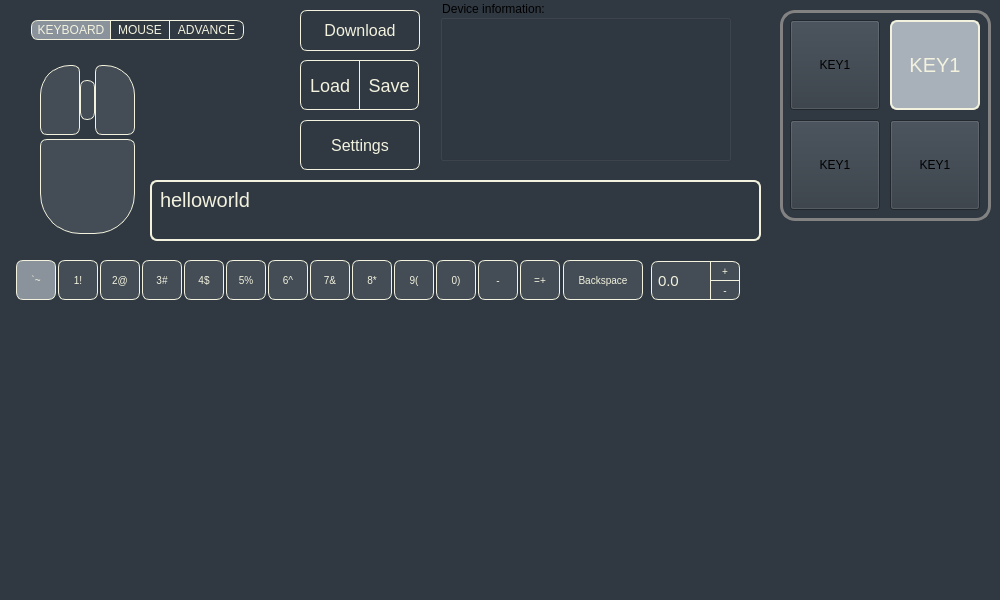
<?xml version="1.0" encoding="UTF-8"?>
<ui version="4.0">
 <class>ConfigWindow</class>
 <widget class="QMainWindow" name="ConfigWindow">
  <property name="geometry">
   <rect>
    <x>0</x>
    <y>0</y>
    <width>1000</width>
    <height>600</height>
   </rect>
  </property>
  <property name="minimumSize">
   <size>
    <width>1000</width>
    <height>600</height>
   </size>
  </property>
  <property name="maximumSize">
   <size>
    <width>1000</width>
    <height>600</height>
   </size>
  </property>
  <property name="windowTitle">
   <string>MainWindow</string>
  </property>
  <property name="styleSheet">
   <string notr="true">background-color:rgb(48, 56, 65);</string>
  </property>
  <widget class="QWidget" name="centralwidget">
   <widget class="QGroupBox" name="groupBox">
    <property name="geometry">
     <rect>
      <x>440</x>
      <y>0</y>
      <width>291</width>
      <height>161</height>
     </rect>
    </property>
    <property name="title">
     <string>Device information:</string>
    </property>
   </widget>
   <widget class="QLabel" name="label">
    <property name="geometry">
     <rect>
      <x>780</x>
      <y>10</y>
      <width>211</width>
      <height>211</height>
     </rect>
    </property>
    <property name="styleSheet">
     <string notr="true">border-radius:15px;
border:3px solid rgb(130, 130, 130);
padding:2px 4px;
font: 9pt &quot;Microsoft YaHei UI&quot;;
font-size:20px;
color:rgb(242, 242, 222);</string>
    </property>
    <property name="text">
     <string/>
    </property>
   </widget>
   <widget class="QPushButton" name="pushButton_5">
    <property name="geometry">
     <rect>
      <x>16</x>
      <y>260</y>
      <width>40</width>
      <height>40</height>
     </rect>
    </property>
    <property name="minimumSize">
     <size>
      <width>40</width>
      <height>40</height>
     </size>
    </property>
    <property name="maximumSize">
     <size>
      <width>40</width>
      <height>40</height>
     </size>
    </property>
    <property name="layoutDirection">
     <enum>Qt::LeftToRight</enum>
    </property>
    <property name="styleSheet">
     <string notr="true">QPushButton{background-color:rgb(138, 146, 155);border:1px solid rgb(242, 242, 222);border-radius:7px;padding:2px 4px;font: 9pt &quot;Microsoft YaHei UI&quot;;font-size:10px;color:rgb(242, 242, 222);}QPushButton:hover{background-color:rgb(168, 176, 185);}QPushButton:pressed{background-color:rgb(18, 26, 35);color:rgb(202, 202,182);}</string>
    </property>
    <property name="text">
     <string>`~</string>
    </property>
   </widget>
   <widget class="QPushButton" name="pushButton_2">
    <property name="geometry">
     <rect>
      <x>890</x>
      <y>20</y>
      <width>90</width>
      <height>90</height>
     </rect>
    </property>
    <property name="minimumSize">
     <size>
      <width>90</width>
      <height>90</height>
     </size>
    </property>
    <property name="maximumSize">
     <size>
      <width>90</width>
      <height>90</height>
     </size>
    </property>
    <property name="layoutDirection">
     <enum>Qt::LeftToRight</enum>
    </property>
    <property name="styleSheet">
     <string notr="true">QPushButton{background-color:rgb(168, 176, 185);border:2px solid rgb(242, 242, 222);border-radius:7px;padding:2px 4px;font: 9pt &quot;Microsoft YaHei UI&quot;;font-size:20px;color:rgb(242, 242, 222);}QPushButton:hover{background-color:qlineargradient(spread:pad, x1:0, y1:0, x2:1, y2:0, stop:0 rgba(15, 172, 252,255), stop:1 rgba(22, 190, 235,255));}QPushButton:pressed{background-color:qlineargradient(spread:pad, x1:0, y1:0, x2:1, y2:0, stop:0 rgba(0, 160, 205,125), stop:1 rgba(0, 142, 222,125));color:rgb(202, 202,182);}</string>
    </property>
    <property name="text">
     <string>KEY1</string>
    </property>
   </widget>
   <widget class="QPushButton" name="pushButton">
    <property name="geometry">
     <rect>
      <x>890</x>
      <y>120</y>
      <width>90</width>
      <height>90</height>
     </rect>
    </property>
    <property name="minimumSize">
     <size>
      <width>90</width>
      <height>90</height>
     </size>
    </property>
    <property name="maximumSize">
     <size>
      <width>90</width>
      <height>90</height>
     </size>
    </property>
    <property name="layoutDirection">
     <enum>Qt::LeftToRight</enum>
    </property>
    <property name="styleSheet">
     <string notr="true">QPushButton{border:2px solid rgb(242, 242, 222);border-radius:7px;padding:2px 4px;font: 9pt &quot;Microsoft YaHei UI&quot;;font-size:20px;color:rgb(242, 242, 222);}QPushButton:hover{background-color:qlineargradient(spread:pad, x1:0, y1:0, x2:1, y2:0, stop:0 rgba(15, 172, 252,255), stop:1 rgba(22, 190, 235,255));}QPushButton:pressed{background-color:qlineargradient(spread:pad, x1:0, y1:0, x2:1, y2:0, stop:0 rgba(0, 160, 205,125), stop:1 rgba(0, 142, 222,125));color:rgb(202, 202,182);}\n\n</string>
    </property>
    <property name="text">
     <string>KEY1</string>
    </property>
   </widget>
   <widget class="QPushButton" name="pushButton_4">
    <property name="geometry">
     <rect>
      <x>790</x>
      <y>20</y>
      <width>90</width>
      <height>90</height>
     </rect>
    </property>
    <property name="minimumSize">
     <size>
      <width>90</width>
      <height>90</height>
     </size>
    </property>
    <property name="maximumSize">
     <size>
      <width>90</width>
      <height>90</height>
     </size>
    </property>
    <property name="cursor">
     <cursorShape>PointingHandCursor</cursorShape>
    </property>
    <property name="layoutDirection">
     <enum>Qt::LeftToRight</enum>
    </property>
    <property name="styleSheet">
     <string notr="true">QPushButton{border:2px solid rgb(242, 242, 222);border-radius:7px;padding:2px 4px;font: 9pt &quot;Microsoft YaHei UI&quot;;font-size:20px;color:rgb(242, 242, 222);}QPushButton:hover{background-color:qlineargradient(spread:pad, x1:0, y1:0, x2:1, y2:0, stop:0 rgba(15, 172, 252,255), stop:1 rgba(22, 190, 235,255));}QPushButton:pressed{background-color:qlineargradient(spread:pad, x1:0, y1:0, x2:1, y2:0, stop:0 rgba(0, 160, 205,125), stop:1 rgba(0, 142, 222,125));color:rgb(202, 202,182);}\n\n</string>
    </property>
    <property name="text">
     <string>KEY1</string>
    </property>
   </widget>
   <widget class="QPushButton" name="pushButton_3">
    <property name="geometry">
     <rect>
      <x>790</x>
      <y>120</y>
      <width>90</width>
      <height>90</height>
     </rect>
    </property>
    <property name="minimumSize">
     <size>
      <width>90</width>
      <height>90</height>
     </size>
    </property>
    <property name="maximumSize">
     <size>
      <width>90</width>
      <height>90</height>
     </size>
    </property>
    <property name="layoutDirection">
     <enum>Qt::LeftToRight</enum>
    </property>
    <property name="styleSheet">
     <string notr="true">QPushButton{border:2px solid rgb(242, 242, 222);border-radius:7px;padding:2px 4px;font: 9pt &quot;Microsoft YaHei UI&quot;;font-size:20px;color:rgb(242, 242, 222);}QPushButton:hover{background-color:qlineargradient(spread:pad, x1:0, y1:0, x2:1, y2:0, stop:0 rgba(15, 172, 252,255), stop:1 rgba(22, 190, 235,255));}QPushButton:pressed{background-color:qlineargradient(spread:pad, x1:0, y1:0, x2:1, y2:0, stop:0 rgba(0, 160, 205,125), stop:1 rgba(0, 142, 222,125));color:rgb(202, 202,182);}\n\n</string>
    </property>
    <property name="text">
     <string>KEY1</string>
    </property>
   </widget>
   <widget class="QPushButton" name="pushButton_6">
    <property name="geometry">
     <rect>
      <x>142</x>
      <y>260</y>
      <width>40</width>
      <height>40</height>
     </rect>
    </property>
    <property name="minimumSize">
     <size>
      <width>40</width>
      <height>40</height>
     </size>
    </property>
    <property name="maximumSize">
     <size>
      <width>40</width>
      <height>40</height>
     </size>
    </property>
    <property name="layoutDirection">
     <enum>Qt::LeftToRight</enum>
    </property>
    <property name="styleSheet">
     <string notr="true">QPushButton{background-color:rgb(68, 76, 85);border:1px solid rgb(242, 242, 222);border-radius:7px;padding:2px 4px;font: 9pt &quot;Microsoft YaHei UI&quot;;font-size:10px;color:rgb(242, 242, 222);}QPushButton:hover{background-color:rgb(168, 176, 185);}QPushButton:pressed{background-color:rgb(18, 26, 35);color:rgb(202, 202,182);}</string>
    </property>
    <property name="text">
     <string>3#</string>
    </property>
   </widget>
   <widget class="QPushButton" name="pushButton_7">
    <property name="geometry">
     <rect>
      <x>100</x>
      <y>260</y>
      <width>40</width>
      <height>40</height>
     </rect>
    </property>
    <property name="minimumSize">
     <size>
      <width>40</width>
      <height>40</height>
     </size>
    </property>
    <property name="maximumSize">
     <size>
      <width>40</width>
      <height>40</height>
     </size>
    </property>
    <property name="layoutDirection">
     <enum>Qt::LeftToRight</enum>
    </property>
    <property name="styleSheet">
     <string notr="true">QPushButton{background-color:rgb(68, 76, 85);border:1px solid rgb(242, 242, 222);border-radius:7px;padding:2px 4px;font: 9pt &quot;Microsoft YaHei UI&quot;;font-size:10px;color:rgb(242, 242, 222);}QPushButton:hover{background-color:rgb(168, 176, 185);}QPushButton:pressed{background-color:rgb(18, 26, 35);color:rgb(202, 202,182);}</string>
    </property>
    <property name="text">
     <string>2@</string>
    </property>
   </widget>
   <widget class="QPushButton" name="pushButton_8">
    <property name="geometry">
     <rect>
      <x>58</x>
      <y>260</y>
      <width>40</width>
      <height>40</height>
     </rect>
    </property>
    <property name="minimumSize">
     <size>
      <width>40</width>
      <height>40</height>
     </size>
    </property>
    <property name="maximumSize">
     <size>
      <width>40</width>
      <height>40</height>
     </size>
    </property>
    <property name="layoutDirection">
     <enum>Qt::LeftToRight</enum>
    </property>
    <property name="styleSheet">
     <string notr="true">QPushButton{background-color:rgb(68, 76, 85);border:1px solid rgb(242, 242, 222);border-radius:7px;padding:2px 4px;font: 9pt &quot;Microsoft YaHei UI&quot;;font-size:10px;color:rgb(242, 242, 222);}QPushButton:hover{background-color:rgb(168, 176, 185);}QPushButton:pressed{background-color:rgb(18, 26, 35);color:rgb(202, 202,182);}</string>
    </property>
    <property name="text">
     <string>1!</string>
    </property>
   </widget>
   <widget class="QPushButton" name="pushButton_9">
    <property name="geometry">
     <rect>
      <x>184</x>
      <y>260</y>
      <width>40</width>
      <height>40</height>
     </rect>
    </property>
    <property name="minimumSize">
     <size>
      <width>40</width>
      <height>40</height>
     </size>
    </property>
    <property name="maximumSize">
     <size>
      <width>40</width>
      <height>40</height>
     </size>
    </property>
    <property name="layoutDirection">
     <enum>Qt::LeftToRight</enum>
    </property>
    <property name="styleSheet">
     <string notr="true">QPushButton{background-color:rgb(68, 76, 85);border:1px solid rgb(242, 242, 222);border-radius:7px;padding:2px 4px;font: 9pt &quot;Microsoft YaHei UI&quot;;font-size:10px;color:rgb(242, 242, 222);}QPushButton:hover{background-color:rgb(168, 176, 185);}QPushButton:pressed{background-color:rgb(18, 26, 35);color:rgb(202, 202,182);}</string>
    </property>
    <property name="text">
     <string>4$</string>
    </property>
   </widget>
   <widget class="QPushButton" name="pushButton_10">
    <property name="geometry">
     <rect>
      <x>310</x>
      <y>260</y>
      <width>40</width>
      <height>40</height>
     </rect>
    </property>
    <property name="minimumSize">
     <size>
      <width>40</width>
      <height>40</height>
     </size>
    </property>
    <property name="maximumSize">
     <size>
      <width>40</width>
      <height>40</height>
     </size>
    </property>
    <property name="layoutDirection">
     <enum>Qt::LeftToRight</enum>
    </property>
    <property name="styleSheet">
     <string notr="true">QPushButton{background-color:rgb(68, 76, 85);border:1px solid rgb(242, 242, 222);border-radius:7px;padding:2px 4px;font: 9pt &quot;Microsoft YaHei UI&quot;;font-size:10px;color:rgb(242, 242, 222);}QPushButton:hover{background-color:rgb(168, 176, 185);}QPushButton:pressed{background-color:rgb(18, 26, 35);color:rgb(202, 202,182);}</string>
    </property>
    <property name="text">
     <string>7&amp;&amp;</string>
    </property>
   </widget>
   <widget class="QPushButton" name="pushButton_11">
    <property name="geometry">
     <rect>
      <x>268</x>
      <y>260</y>
      <width>40</width>
      <height>40</height>
     </rect>
    </property>
    <property name="minimumSize">
     <size>
      <width>40</width>
      <height>40</height>
     </size>
    </property>
    <property name="maximumSize">
     <size>
      <width>40</width>
      <height>40</height>
     </size>
    </property>
    <property name="layoutDirection">
     <enum>Qt::LeftToRight</enum>
    </property>
    <property name="styleSheet">
     <string notr="true">QPushButton{background-color:rgb(68, 76, 85);border:1px solid rgb(242, 242, 222);border-radius:7px;padding:2px 4px;font: 9pt &quot;Microsoft YaHei UI&quot;;font-size:10px;color:rgb(242, 242, 222);}QPushButton:hover{background-color:rgb(168, 176, 185);}QPushButton:pressed{background-color:rgb(18, 26, 35);color:rgb(202, 202,182);}</string>
    </property>
    <property name="text">
     <string>6^</string>
    </property>
   </widget>
   <widget class="QPushButton" name="pushButton_12">
    <property name="geometry">
     <rect>
      <x>226</x>
      <y>260</y>
      <width>40</width>
      <height>40</height>
     </rect>
    </property>
    <property name="minimumSize">
     <size>
      <width>40</width>
      <height>40</height>
     </size>
    </property>
    <property name="maximumSize">
     <size>
      <width>40</width>
      <height>40</height>
     </size>
    </property>
    <property name="layoutDirection">
     <enum>Qt::LeftToRight</enum>
    </property>
    <property name="styleSheet">
     <string notr="true">QPushButton{background-color:rgb(68, 76, 85);border:1px solid rgb(242, 242, 222);border-radius:7px;padding:2px 4px;font: 9pt &quot;Microsoft YaHei UI&quot;;font-size:10px;color:rgb(242, 242, 222);}QPushButton:hover{background-color:rgb(168, 176, 185);}QPushButton:pressed{background-color:rgb(18, 26, 35);color:rgb(202, 202,182);}</string>
    </property>
    <property name="text">
     <string>5%</string>
    </property>
   </widget>
   <widget class="QPushButton" name="pushButton_13">
    <property name="geometry">
     <rect>
      <x>352</x>
      <y>260</y>
      <width>40</width>
      <height>40</height>
     </rect>
    </property>
    <property name="minimumSize">
     <size>
      <width>40</width>
      <height>40</height>
     </size>
    </property>
    <property name="maximumSize">
     <size>
      <width>40</width>
      <height>40</height>
     </size>
    </property>
    <property name="layoutDirection">
     <enum>Qt::LeftToRight</enum>
    </property>
    <property name="styleSheet">
     <string notr="true">QPushButton{background-color:rgb(68, 76, 85);border:1px solid rgb(242, 242, 222);border-radius:7px;padding:2px 4px;font: 9pt &quot;Microsoft YaHei UI&quot;;font-size:10px;color:rgb(242, 242, 222);}QPushButton:hover{background-color:rgb(168, 176, 185);}QPushButton:pressed{background-color:rgb(18, 26, 35);color:rgb(202, 202,182);}</string>
    </property>
    <property name="text">
     <string>8*</string>
    </property>
   </widget>
   <widget class="QPushButton" name="pushButton_14">
    <property name="geometry">
     <rect>
      <x>394</x>
      <y>260</y>
      <width>40</width>
      <height>40</height>
     </rect>
    </property>
    <property name="minimumSize">
     <size>
      <width>40</width>
      <height>40</height>
     </size>
    </property>
    <property name="maximumSize">
     <size>
      <width>40</width>
      <height>40</height>
     </size>
    </property>
    <property name="layoutDirection">
     <enum>Qt::LeftToRight</enum>
    </property>
    <property name="styleSheet">
     <string notr="true">QPushButton{background-color:rgb(68, 76, 85);border:1px solid rgb(242, 242, 222);border-radius:7px;padding:2px 4px;font: 9pt &quot;Microsoft YaHei UI&quot;;font-size:10px;color:rgb(242, 242, 222);}QPushButton:hover{background-color:rgb(168, 176, 185);}QPushButton:pressed{background-color:rgb(18, 26, 35);color:rgb(202, 202,182);}</string>
    </property>
    <property name="text">
     <string>9(</string>
    </property>
   </widget>
   <widget class="QPushButton" name="pushButton_15">
    <property name="geometry">
     <rect>
      <x>436</x>
      <y>260</y>
      <width>40</width>
      <height>40</height>
     </rect>
    </property>
    <property name="minimumSize">
     <size>
      <width>40</width>
      <height>40</height>
     </size>
    </property>
    <property name="maximumSize">
     <size>
      <width>40</width>
      <height>40</height>
     </size>
    </property>
    <property name="layoutDirection">
     <enum>Qt::LeftToRight</enum>
    </property>
    <property name="styleSheet">
     <string notr="true">QPushButton{background-color:rgb(68, 76, 85);border:1px solid rgb(242, 242, 222);border-radius:7px;padding:2px 4px;font: 9pt &quot;Microsoft YaHei UI&quot;;font-size:10px;color:rgb(242, 242, 222);}QPushButton:hover{background-color:rgb(168, 176, 185);}QPushButton:pressed{background-color:rgb(18, 26, 35);color:rgb(202, 202,182);}</string>
    </property>
    <property name="text">
     <string>0)</string>
    </property>
   </widget>
   <widget class="QPushButton" name="pushButton_17">
    <property name="geometry">
     <rect>
      <x>563</x>
      <y>260</y>
      <width>80</width>
      <height>40</height>
     </rect>
    </property>
    <property name="minimumSize">
     <size>
      <width>80</width>
      <height>40</height>
     </size>
    </property>
    <property name="maximumSize">
     <size>
      <width>40</width>
      <height>40</height>
     </size>
    </property>
    <property name="layoutDirection">
     <enum>Qt::LeftToRight</enum>
    </property>
    <property name="styleSheet">
     <string notr="true">QPushButton{background-color:rgb(68, 76, 85);border:1px solid rgb(242, 242, 222);border-radius:7px;padding:2px 4px;font: 9pt &quot;Microsoft YaHei UI&quot;;font-size:10px;color:rgb(242, 242, 222);}QPushButton:hover{background-color:rgb(168, 176, 185);}QPushButton:pressed{background-color:rgb(18, 26, 35);color:rgb(202, 202,182);}</string>
    </property>
    <property name="text">
     <string>Backspace</string>
    </property>
   </widget>
   <widget class="QPushButton" name="pushButton_18">
    <property name="geometry">
     <rect>
      <x>478</x>
      <y>260</y>
      <width>40</width>
      <height>40</height>
     </rect>
    </property>
    <property name="minimumSize">
     <size>
      <width>40</width>
      <height>40</height>
     </size>
    </property>
    <property name="maximumSize">
     <size>
      <width>40</width>
      <height>40</height>
     </size>
    </property>
    <property name="layoutDirection">
     <enum>Qt::LeftToRight</enum>
    </property>
    <property name="styleSheet">
     <string notr="true">QPushButton{background-color:rgb(68, 76, 85);border:1px solid rgb(242, 242, 222);border-radius:7px;padding:2px 4px;font: 9pt &quot;Microsoft YaHei UI&quot;;font-size:10px;color:rgb(242, 242, 222);}QPushButton:hover{background-color:rgb(168, 176, 185);}QPushButton:pressed{background-color:rgb(18, 26, 35);color:rgb(202, 202,182);}</string>
    </property>
    <property name="text">
     <string>-</string>
    </property>
   </widget>
   <widget class="QPushButton" name="pushButton_16">
    <property name="geometry">
     <rect>
      <x>520</x>
      <y>260</y>
      <width>40</width>
      <height>40</height>
     </rect>
    </property>
    <property name="minimumSize">
     <size>
      <width>40</width>
      <height>40</height>
     </size>
    </property>
    <property name="maximumSize">
     <size>
      <width>40</width>
      <height>40</height>
     </size>
    </property>
    <property name="layoutDirection">
     <enum>Qt::LeftToRight</enum>
    </property>
    <property name="styleSheet">
     <string notr="true">QPushButton{background-color:rgb(68, 76, 85);border:1px solid rgb(242, 242, 222);border-radius:7px;padding:2px 4px;font: 9pt &quot;Microsoft YaHei UI&quot;;font-size:10px;color:rgb(242, 242, 222);}QPushButton:hover{background-color:rgb(168, 176, 185);}QPushButton:pressed{background-color:rgb(18, 26, 35);color:rgb(202, 202,182);}</string>
    </property>
    <property name="text">
     <string>=+</string>
    </property>
   </widget>
   <widget class="QPushButton" name="searchdevice_btn_2">
    <property name="geometry">
     <rect>
      <x>359</x>
      <y>60</y>
      <width>60</width>
      <height>50</height>
     </rect>
    </property>
    <property name="sizePolicy">
     <sizepolicy hsizetype="Minimum" vsizetype="Fixed">
      <horstretch>0</horstretch>
      <verstretch>0</verstretch>
     </sizepolicy>
    </property>
    <property name="minimumSize">
     <size>
      <width>60</width>
      <height>50</height>
     </size>
    </property>
    <property name="maximumSize">
     <size>
      <width>60</width>
      <height>50</height>
     </size>
    </property>
    <property name="cursor">
     <cursorShape>PointingHandCursor</cursorShape>
    </property>
    <property name="styleSheet">
     <string notr="true">QPushButton{background-color:qlineargradient(spread:pad, x1:0, y1:0, x2:1, y2:0, stop:0 rgba(0, 0, 0,0), stop:1 rgba(0, 0, 0,0));border:1px solid rgb(242, 242, 222);border-top-right-radius:7px;border-bottom-right-radius:7px;padding:2px 4px;font: 5pt &quot;Microsoft YaHei UI&quot;;font-size:18px;color:rgb(242, 242, 222);}QPushButton:hover{background-color:qlineargradient(spread:pad, x1:0, y1:0, x2:1, y2:0, stop:0 rgb(0, 255, 157), stop:1 rgb(4, 204, 144));}QPushButton:pressed{background-color:qlineargradient(spread:pad, x1:0, y1:0, x2:1, y2:0, stop:0 rgb(0, 155, 57), stop:1 rgb(0, 104, 44));color:rgb(202, 202,182);}

</string>
    </property>
    <property name="text">
     <string>Save</string>
    </property>
   </widget>
   <widget class="QPushButton" name="searchdevice_btn_3">
    <property name="geometry">
     <rect>
      <x>300</x>
      <y>60</y>
      <width>60</width>
      <height>50</height>
     </rect>
    </property>
    <property name="sizePolicy">
     <sizepolicy hsizetype="Minimum" vsizetype="Fixed">
      <horstretch>0</horstretch>
      <verstretch>0</verstretch>
     </sizepolicy>
    </property>
    <property name="minimumSize">
     <size>
      <width>60</width>
      <height>50</height>
     </size>
    </property>
    <property name="maximumSize">
     <size>
      <width>60</width>
      <height>50</height>
     </size>
    </property>
    <property name="cursor">
     <cursorShape>PointingHandCursor</cursorShape>
    </property>
    <property name="styleSheet">
     <string notr="true">QPushButton{background-color:qlineargradient(spread:pad, x1:0, y1:0, x2:1, y2:0, stop:0 rgba(188, 181, 0,0), stop:1 rgba(205, 135, 0,0));border:1px solid rgb(242, 242, 222);border-top-left-radius:7px;border-bottom-left-radius:7px;padding:2px 4px;font: 9pt &quot;Microsoft YaHei UI&quot;;font-size:18px;color:rgb(242, 242, 222);}QPushButton:hover{background-color:qlineargradient(spread:pad, x1:0, y1:0, x2:1, y2:0, stop:0 rgb(238, 231, 11), stop:1 rgb(255, 185, 7));}QPushButton:pressed{background-color:qlineargradient(spread:pad, x1:0, y1:0, x2:1, y2:0, stop:0 rgb(138, 131, 0), stop:1 rgb(155, 85, 0));color:rgb(202, 202,182);}

</string>
    </property>
    <property name="text">
     <string>Load</string>
    </property>
   </widget>
   <widget class="QPushButton" name="searchdevice_btn">
    <property name="geometry">
     <rect>
      <x>300</x>
      <y>10</y>
      <width>120</width>
      <height>41</height>
     </rect>
    </property>
    <property name="sizePolicy">
     <sizepolicy hsizetype="Minimum" vsizetype="Fixed">
      <horstretch>120</horstretch>
      <verstretch>50</verstretch>
     </sizepolicy>
    </property>
    <property name="maximumSize">
     <size>
      <width>120</width>
      <height>50</height>
     </size>
    </property>
    <property name="cursor">
     <cursorShape>PointingHandCursor</cursorShape>
    </property>
    <property name="styleSheet">
     <string notr="true">QPushButton{background-color:qlineargradient(spread:pad, x1:0, y1:0, x2:1, y2:0, stop:0 rgba(188, 181, 0,0), stop:1 rgba(205, 135, 0,0));border:1px solid rgb(242, 242, 222);border-radius:7px;padding:2px 4px;font: 9pt &quot;Microsoft YaHei UI&quot;;font-size:16px;color:rgb(242, 242, 222);}QPushButton:hover{background-color:qlineargradient(spread:pad, x1:0, y1:0, x2:1, y2:0, stop:0 rgb(238, 231, 11), stop:1 rgb(255, 185, 7));}QPushButton:pressed{background-color:qlineargradient(spread:pad, x1:0, y1:0, x2:1, y2:0, stop:0 rgb(138, 131, 0), stop:1 rgb(155, 85, 0));color:rgb(202, 202,182);}

</string>
    </property>
    <property name="text">
     <string>Download</string>
    </property>
   </widget>
   <widget class="QPushButton" name="searchdevice_btn_4">
    <property name="geometry">
     <rect>
      <x>300</x>
      <y>120</y>
      <width>120</width>
      <height>50</height>
     </rect>
    </property>
    <property name="minimumSize">
     <size>
      <width>120</width>
      <height>50</height>
     </size>
    </property>
    <property name="maximumSize">
     <size>
      <width>120</width>
      <height>50</height>
     </size>
    </property>
    <property name="cursor">
     <cursorShape>PointingHandCursor</cursorShape>
    </property>
    <property name="styleSheet">
     <string notr="true">QPushButton{background-color:qlineargradient(spread:pad, x1:0, y1:0, x2:1, y2:0, stop:0 rgba(188, 181, 0,0), stop:1 rgba(205, 135, 0,0));border:1px solid rgb(242, 242, 222);border-radius:7px;padding:2px 4px;font: 9pt &quot;Microsoft YaHei UI&quot;;font-size:16px;color:rgb(242, 242, 222);}QPushButton:hover{background-color:qlineargradient(spread:pad, x1:0, y1:0, x2:1, y2:0, stop:0 rgba(15, 172, 252,255), stop:1 rgba(22, 190, 235,255));}QPushButton:pressed{background-color:qlineargradient(spread:pad, x1:0, y1:0, x2:1, y2:0, stop:0 rgba(0, 160, 205,125), stop:1 rgba(0, 142, 222,125));color:rgb(202, 202,182);}

</string>
    </property>
    <property name="text">
     <string>Settings</string>
    </property>
   </widget>
   <widget class="QPushButton" name="searchdevice_btn_6">
    <property name="geometry">
     <rect>
      <x>31</x>
      <y>20</y>
      <width>80</width>
      <height>20</height>
     </rect>
    </property>
    <property name="sizePolicy">
     <sizepolicy hsizetype="Minimum" vsizetype="Fixed">
      <horstretch>0</horstretch>
      <verstretch>0</verstretch>
     </sizepolicy>
    </property>
    <property name="minimumSize">
     <size>
      <width>80</width>
      <height>20</height>
     </size>
    </property>
    <property name="maximumSize">
     <size>
      <width>80</width>
      <height>20</height>
     </size>
    </property>
    <property name="cursor">
     <cursorShape>PointingHandCursor</cursorShape>
    </property>
    <property name="styleSheet">
     <string notr="true">QPushButton{background-color:rgb(138, 146, 155);border:1px solid rgb(242, 242, 222);border-top-left-radius:7px;border-bottom-left-radius:7px;padding:2px 4px;font: 9pt &quot;Microsoft YaHei UI&quot;;color:rgb(242, 242, 222);}QPushButton:hover{background-color:qlineargradient(spread:pad, x1:0, y1:0, x2:1, y2:0, stop:0 rgba(15, 172, 252,255), stop:1 rgba(22, 190, 235,255));}QPushButton:pressed{background-color:qlineargradient(spread:pad, x1:0, y1:0, x2:1, y2:0, stop:0 rgba(0, 160, 205,125), stop:1 rgba(0, 142, 222,125));color:rgb(202, 202,182);}
</string>
    </property>
    <property name="text">
     <string>KEYBOARD</string>
    </property>
   </widget>
   <widget class="QPushButton" name="searchdevice_btn_5">
    <property name="geometry">
     <rect>
      <x>169</x>
      <y>20</y>
      <width>75</width>
      <height>20</height>
     </rect>
    </property>
    <property name="sizePolicy">
     <sizepolicy hsizetype="Minimum" vsizetype="Fixed">
      <horstretch>0</horstretch>
      <verstretch>0</verstretch>
     </sizepolicy>
    </property>
    <property name="minimumSize">
     <size>
      <width>75</width>
      <height>20</height>
     </size>
    </property>
    <property name="maximumSize">
     <size>
      <width>75</width>
      <height>20</height>
     </size>
    </property>
    <property name="cursor">
     <cursorShape>PointingHandCursor</cursorShape>
    </property>
    <property name="styleSheet">
     <string notr="true">QPushButton{background-color:qlineargradient(spread:pad, x1:0, y1:0, x2:1, y2:0, stop:0 rgba(0, 0, 0,0), stop:1 rgba(0, 0, 0,0));border:1px solid rgb(242, 242, 222);border-top-right-radius:7px;border-bottom-right-radius:7px;padding:2px 4px;font: 5pt &quot;Microsoft YaHei UI&quot;;font-size:12px;color:rgb(242, 242, 222);}QPushButton:hover{background-color:qlineargradient(spread:pad, x1:0, y1:0, x2:1, y2:0, stop:0 rgba(15, 172, 252,255), stop:1 rgba(22, 190, 235,255));}QPushButton:pressed{background-color:qlineargradient(spread:pad, x1:0, y1:0, x2:1, y2:0, stop:0 rgba(0, 160, 205,125), stop:1 rgba(0, 142, 222,125));color:rgb(202, 202,182);}
</string>
    </property>
    <property name="text">
     <string>ADVANCE</string>
    </property>
   </widget>
   <widget class="QPushButton" name="searchdevice_btn_7">
    <property name="geometry">
     <rect>
      <x>110</x>
      <y>20</y>
      <width>60</width>
      <height>20</height>
     </rect>
    </property>
    <property name="sizePolicy">
     <sizepolicy hsizetype="Minimum" vsizetype="Fixed">
      <horstretch>0</horstretch>
      <verstretch>0</verstretch>
     </sizepolicy>
    </property>
    <property name="minimumSize">
     <size>
      <width>60</width>
      <height>20</height>
     </size>
    </property>
    <property name="maximumSize">
     <size>
      <width>60</width>
      <height>20</height>
     </size>
    </property>
    <property name="cursor">
     <cursorShape>PointingHandCursor</cursorShape>
    </property>
    <property name="styleSheet">
     <string notr="true">QPushButton{background-color:qlineargradient(spread:pad, x1:0, y1:0, x2:1, y2:0, stop:0 rgba(0, 0, 0,0), stop:1 rgba(0, 0, 0,0));border:1px solid rgb(242, 242, 222);padding:2px 4px;font: 5pt &quot;Microsoft YaHei UI&quot;;font-size:12px;color:rgb(242, 242, 222);}QPushButton:hover{background-color:qlineargradient(spread:pad, x1:0, y1:0, x2:1, y2:0, stop:0 rgba(15, 172, 252,255), stop:1 rgba(22, 190, 235,255));}QPushButton:pressed{background-color:qlineargradient(spread:pad, x1:0, y1:0, x2:1, y2:0, stop:0 rgba(0, 160, 205,125), stop:1 rgba(0, 142, 222,125));color:rgb(202, 202,182);}
</string>
    </property>
    <property name="text">
     <string>MOUSE</string>
    </property>
   </widget>
   <widget class="QPushButton" name="pushButton_19">
    <property name="geometry">
     <rect>
      <x>40</x>
      <y>65</y>
      <width>40</width>
      <height>70</height>
     </rect>
    </property>
    <property name="minimumSize">
     <size>
      <width>40</width>
      <height>70</height>
     </size>
    </property>
    <property name="maximumSize">
     <size>
      <width>40</width>
      <height>70</height>
     </size>
    </property>
    <property name="layoutDirection">
     <enum>Qt::LeftToRight</enum>
    </property>
    <property name="styleSheet">
     <string notr="true">QPushButton{background-color:rgb(68, 76, 85);border:1px solid rgb(242, 242, 222);border-radius:7px;border-top-left-radius:30px;padding:2px 4px;font: 9pt &quot;Microsoft YaHei UI&quot;;font-size:10px;color:rgb(242, 242, 222);}QPushButton:hover{background-color:rgb(168, 176, 185);}QPushButton:pressed{background-color:rgb(18, 26, 35);color:rgb(202, 202,182);}</string>
    </property>
    <property name="text">
     <string/>
    </property>
   </widget>
   <widget class="QPushButton" name="pushButton_20">
    <property name="geometry">
     <rect>
      <x>95</x>
      <y>65</y>
      <width>40</width>
      <height>70</height>
     </rect>
    </property>
    <property name="minimumSize">
     <size>
      <width>40</width>
      <height>70</height>
     </size>
    </property>
    <property name="maximumSize">
     <size>
      <width>40</width>
      <height>70</height>
     </size>
    </property>
    <property name="layoutDirection">
     <enum>Qt::LeftToRight</enum>
    </property>
    <property name="styleSheet">
     <string notr="true">QPushButton{background-color:rgb(68, 76, 85);border:1px solid rgb(242, 242, 222);border-radius:7px;border-top-right-radius:30px;padding:2px 4px;font: 9pt &quot;Microsoft YaHei UI&quot;;font-size:10px;color:rgb(242, 242, 222);}QPushButton:hover{background-color:rgb(168, 176, 185);}QPushButton:pressed{background-color:rgb(18, 26, 35);color:rgb(202, 202,182);}</string>
    </property>
    <property name="text">
     <string/>
    </property>
   </widget>
   <widget class="QPushButton" name="pushButton_21">
    <property name="geometry">
     <rect>
      <x>80</x>
      <y>80</y>
      <width>15</width>
      <height>40</height>
     </rect>
    </property>
    <property name="minimumSize">
     <size>
      <width>15</width>
      <height>40</height>
     </size>
    </property>
    <property name="maximumSize">
     <size>
      <width>15</width>
      <height>40</height>
     </size>
    </property>
    <property name="layoutDirection">
     <enum>Qt::LeftToRight</enum>
    </property>
    <property name="styleSheet">
     <string notr="true">QPushButton{background-color:rgb(68, 76, 85);border:1px solid rgb(242, 242, 222);border-radius:7px;padding:2px 4px;font: 9pt &quot;Microsoft YaHei UI&quot;;font-size:10px;color:rgb(242, 242, 222);}QPushButton:hover{background-color:rgb(168, 176, 185);}QPushButton:pressed{background-color:rgb(18, 26, 35);color:rgb(202, 202,182);}</string>
    </property>
    <property name="text">
     <string/>
    </property>
   </widget>
   <widget class="QLabel" name="label_2">
    <property name="geometry">
     <rect>
      <x>40</x>
      <y>139</y>
      <width>95</width>
      <height>95</height>
     </rect>
    </property>
    <property name="minimumSize">
     <size>
      <width>95</width>
      <height>95</height>
     </size>
    </property>
    <property name="maximumSize">
     <size>
      <width>95</width>
      <height>95</height>
     </size>
    </property>
    <property name="styleSheet">
     <string notr="true">background-color:rgb(68, 76, 85);border:1px solid rgb(242, 242, 222);border-radius:7px;border-bottom-right-radius:40px;border-bottom-left-radius:40px;padding:2px 4px;font: 9pt &quot;Microsoft YaHei UI&quot;;font-size:10px;color:rgb(242, 242, 222);</string>
    </property>
    <property name="text">
     <string/>
    </property>
   </widget>
   <widget class="QTextBrowser" name="tv_keyvalue">
    <property name="geometry">
     <rect>
      <x>150</x>
      <y>180</y>
      <width>611</width>
      <height>61</height>
     </rect>
    </property>
    <property name="font">
     <font>
      <family>Microsoft YaHei UI</family>
      <pointsize>-1</pointsize>
      <weight>50</weight>
      <italic>false</italic>
      <bold>false</bold>
     </font>
    </property>
    <property name="styleSheet">
     <string notr="true">background-color:rgba(168, 176, 185,0);border:2px solid rgb(242, 242, 222);border-radius:7px;padding:2px 4px;font: 9pt &quot;Microsoft YaHei UI&quot;;font-size:20px;color:rgb(242, 242, 222);</string>
    </property>
    <property name="verticalScrollBarPolicy">
     <enum>Qt::ScrollBarAlwaysOff</enum>
    </property>
    <property name="horizontalScrollBarPolicy">
     <enum>Qt::ScrollBarAlwaysOff</enum>
    </property>
    <property name="html">
     <string>&lt;!DOCTYPE HTML PUBLIC &quot;-//W3C//DTD HTML 4.0//EN&quot; &quot;http://www.w3.org/TR/REC-html40/strict.dtd&quot;&gt;
&lt;html&gt;&lt;head&gt;&lt;meta name=&quot;qrichtext&quot; content=&quot;1&quot; /&gt;&lt;style type=&quot;text/css&quot;&gt;
p, li { white-space: pre-wrap; }
&lt;/style&gt;&lt;/head&gt;&lt;body style=&quot; font-family:'Microsoft YaHei UI'; font-size:20px; font-weight:400; font-style:normal;&quot;&gt;
&lt;p style=&quot; margin-top:0px; margin-bottom:0px; margin-left:0px; margin-right:0px; -qt-block-indent:0; text-indent:0px;&quot;&gt;&lt;span style=&quot; font-size:20px;&quot;&gt;helloworld&lt;/span&gt;&lt;/p&gt;&lt;/body&gt;&lt;/html&gt;</string>
    </property>
   </widget>
   <widget class="QLineEdit" name="et_delay">
    <property name="geometry">
     <rect>
      <x>651</x>
      <y>261</y>
      <width>60</width>
      <height>39</height>
     </rect>
    </property>
    <property name="minimumSize">
     <size>
      <width>60</width>
      <height>39</height>
     </size>
    </property>
    <property name="maximumSize">
     <size>
      <width>60</width>
      <height>39</height>
     </size>
    </property>
    <property name="styleSheet">
     <string notr="true">background-color:rgb(68, 76, 85);
border:1px solid rgb(242, 242, 222);
border-top-left-radius:7px;
border-bottom-left-radius:7px;
padding:2px 4px;
font: 9pt &quot;Microsoft YaHei UI&quot;;
font-size:15px;
color:rgb(242, 242, 222);</string>
    </property>
    <property name="text">
     <string>0.0</string>
    </property>
   </widget>
   <widget class="QPushButton" name="btn_save">
    <property name="geometry">
     <rect>
      <x>710</x>
      <y>261</y>
      <width>30</width>
      <height>20</height>
     </rect>
    </property>
    <property name="sizePolicy">
     <sizepolicy hsizetype="Minimum" vsizetype="Fixed">
      <horstretch>0</horstretch>
      <verstretch>0</verstretch>
     </sizepolicy>
    </property>
    <property name="minimumSize">
     <size>
      <width>30</width>
      <height>20</height>
     </size>
    </property>
    <property name="maximumSize">
     <size>
      <width>30</width>
      <height>20</height>
     </size>
    </property>
    <property name="cursor">
     <cursorShape>PointingHandCursor</cursorShape>
    </property>
    <property name="styleSheet">
     <string notr="true">QPushButton{background-color:rgb(68, 76, 85);border:1px solid rgb(242, 242, 222);border-top-right-radius:7px;padding:2px 4px;font: 9pt &quot;Microsoft YaHei UI&quot;;font-size:10px;color:rgb(242, 242, 222);}QPushButton:hover{background-color:rgb(168, 176, 185);}QPushButton:pressed{background-color:rgb(18, 26, 35);color:rgb(202, 202,182);}</string>
    </property>
    <property name="text">
     <string>+</string>
    </property>
   </widget>
   <widget class="QPushButton" name="btn_save_2">
    <property name="geometry">
     <rect>
      <x>710</x>
      <y>280</y>
      <width>30</width>
      <height>20</height>
     </rect>
    </property>
    <property name="sizePolicy">
     <sizepolicy hsizetype="Minimum" vsizetype="Fixed">
      <horstretch>0</horstretch>
      <verstretch>0</verstretch>
     </sizepolicy>
    </property>
    <property name="minimumSize">
     <size>
      <width>30</width>
      <height>20</height>
     </size>
    </property>
    <property name="maximumSize">
     <size>
      <width>30</width>
      <height>20</height>
     </size>
    </property>
    <property name="cursor">
     <cursorShape>PointingHandCursor</cursorShape>
    </property>
    <property name="styleSheet">
     <string notr="true">QPushButton{background-color:rgb(68, 76, 85);border:1px solid rgb(242, 242, 222);border-bottom-right-radius:7px;padding:2px 4px;font: 9pt &quot;Microsoft YaHei UI&quot;;font-size:10px;color:rgb(242, 242, 222);}QPushButton:hover{background-color:rgb(168, 176, 185);}QPushButton:pressed{background-color:rgb(18, 26, 35);color:rgb(202, 202,182);}</string>
    </property>
    <property name="text">
     <string>-</string>
    </property>
   </widget>
   <zorder>label_2</zorder>
   <zorder>label</zorder>
   <zorder>groupBox</zorder>
   <zorder>pushButton_5</zorder>
   <zorder>pushButton_2</zorder>
   <zorder>pushButton</zorder>
   <zorder>pushButton_4</zorder>
   <zorder>pushButton_3</zorder>
   <zorder>pushButton_6</zorder>
   <zorder>pushButton_7</zorder>
   <zorder>pushButton_8</zorder>
   <zorder>pushButton_9</zorder>
   <zorder>pushButton_10</zorder>
   <zorder>pushButton_11</zorder>
   <zorder>pushButton_12</zorder>
   <zorder>pushButton_13</zorder>
   <zorder>pushButton_14</zorder>
   <zorder>pushButton_15</zorder>
   <zorder>pushButton_17</zorder>
   <zorder>pushButton_18</zorder>
   <zorder>pushButton_16</zorder>
   <zorder>searchdevice_btn_2</zorder>
   <zorder>searchdevice_btn_3</zorder>
   <zorder>searchdevice_btn</zorder>
   <zorder>searchdevice_btn_4</zorder>
   <zorder>searchdevice_btn_6</zorder>
   <zorder>searchdevice_btn_5</zorder>
   <zorder>searchdevice_btn_7</zorder>
   <zorder>pushButton_19</zorder>
   <zorder>pushButton_20</zorder>
   <zorder>pushButton_21</zorder>
   <zorder>tv_keyvalue</zorder>
   <zorder>et_delay</zorder>
   <zorder>btn_save</zorder>
   <zorder>btn_save_2</zorder>
  </widget>
  <widget class="QMenuBar" name="menubar">
   <property name="geometry">
    <rect>
     <x>0</x>
     <y>0</y>
     <width>1000</width>
     <height>22</height>
    </rect>
   </property>
  </widget>
  <widget class="QStatusBar" name="statusbar"/>
 </widget>
 <resources/>
 <connections/>
</ui>
